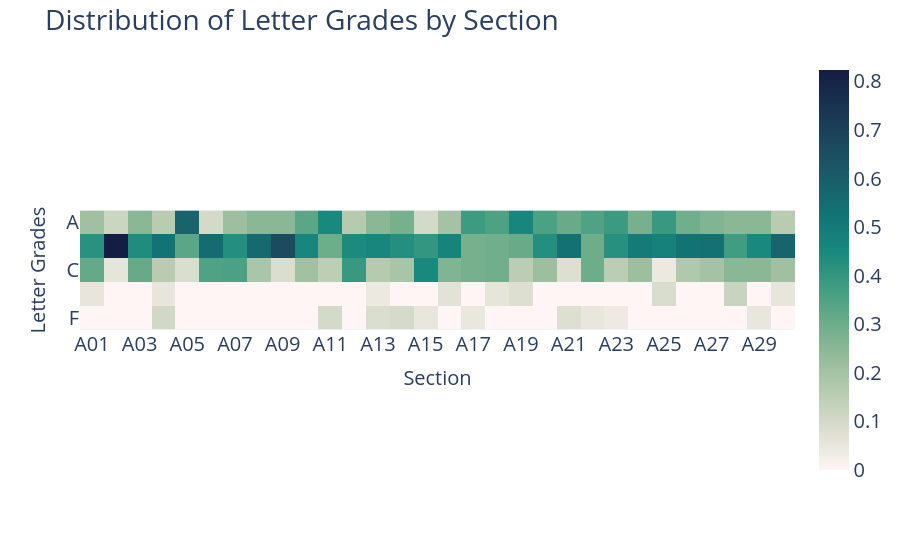

Here is the notebook cell this chart was saved with:
### Code cell
letter_grade_heat_map(grades_analysis)

### Figure 1 — Plotly figure (JSON) as saved in the notebook; plotly's stock layout.template omitted (floating-point values rounded to 4 significant figures; data arrays with more than 128 entries replaced by an {"elided": "..."} marker saying what was removed)
{"data": [{"coloraxis": "coloraxis", "hovertemplate": "Section: %{x}<br>Letter Grades: %{y}<br>color: %{z}<extra></extra>", "name": "0", "type": "heatmap", "x": ["A01", "A02", "A03", "A04", "A05", "A06", "A07", "A08", "A09", "A10", "A11", "A12", "A13", "A14", "A15", "A16", "A17", "A18", "A19", "A20", "A21", "A22", "A23", "A24", "A25", "A26", "A27", "A28", "A29", "A30"], "xaxis": "x", "y": ["A", "B", "C", "D", "F"], "yaxis": "y", "z": {"elided": "5x30 float values"}}], "layout": {"coloraxis": {"colorscale": [[0, "rgb(254, 245, 244)"], [0.09091, "rgb(222, 224, 210)"], [0.1818, "rgb(189, 206, 181)"], [0.2727, "rgb(153, 189, 156)"], [0.3636, "rgb(110, 173, 138)"], [0.4545, "rgb(65, 157, 129)"], [0.5455, "rgb(25, 137, 125)"], [0.6364, "rgb(18, 116, 117)"], [0.7273, "rgb(25, 94, 106)"], [0.8182, "rgb(28, 72, 93)"], [0.9091, "rgb(25, 51, 80)"], [1, "rgb(20, 29, 67)"]]}, "font": {"size": 20}, "margin": {"t": 60}, "title": {"text": "Distribution of Letter Grades by Section"}, "xaxis": {"anchor": "y", "constrain": "domain", "domain": [0, 1], "scaleanchor": "y", "title": {"font": {"size": 20}, "text": "Section"}}, "yaxis": {"anchor": "x", "autorange": "reversed", "constrain": "domain", "domain": [0, 1], "title": {"font": {"size": 20}, "text": "Letter Grades"}}}}
